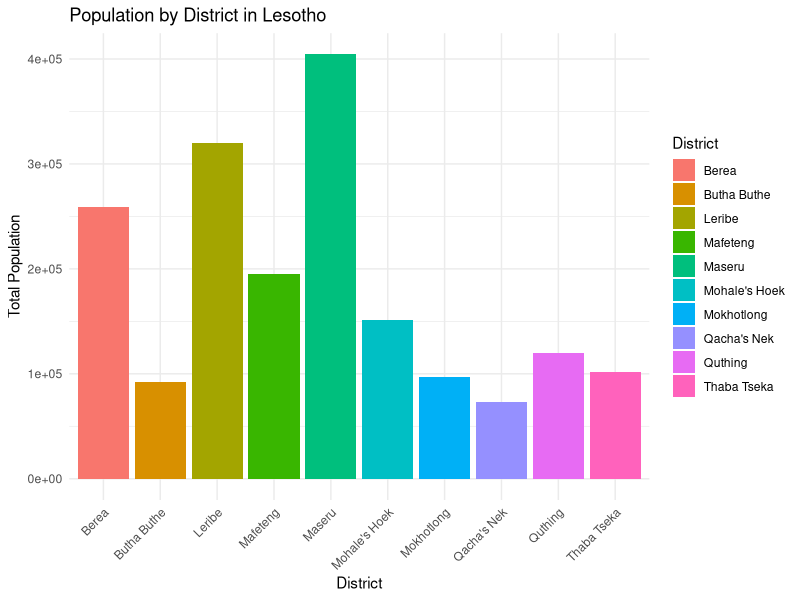

Source code (R):
# Load the necessary library
library(ggplot2)

# Read the CSV data
data <- read.csv("lesotho_pop_short1.csv")

# Create a bar chart to visualize the total population by district
ggplot(data, aes(x = adm1_name, y = Total, fill = adm1_name)) +
  geom_bar(stat = "identity") +
  labs(
    title = "Population by District in Lesotho",
    x = "District",
    y = "Total Population"
  ) +
  theme_minimal() +
  theme(axis.text.x = element_text(angle = 45, hjust = 1)) +
  scale_fill_discrete(name = "District")
